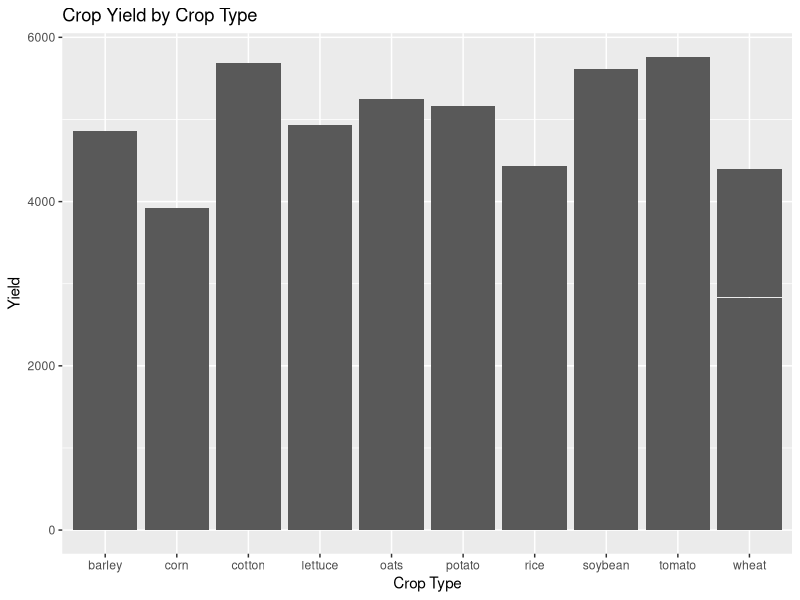
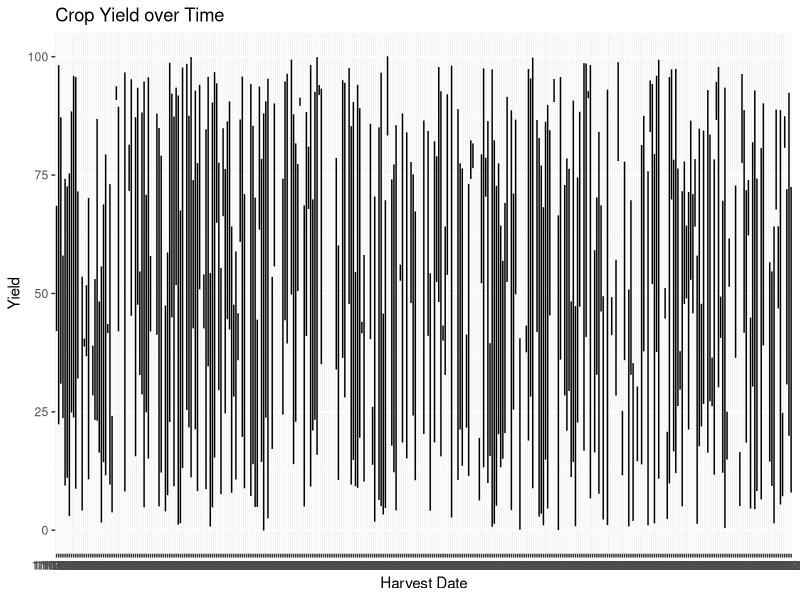
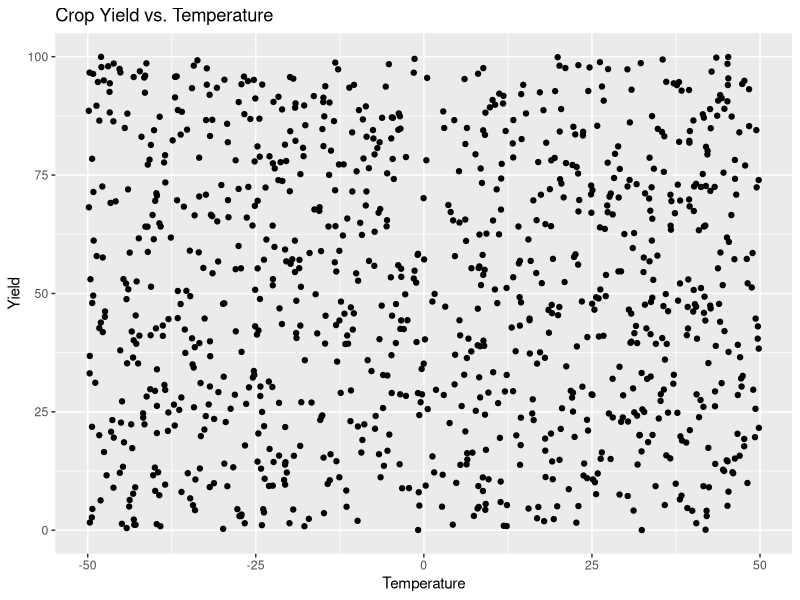
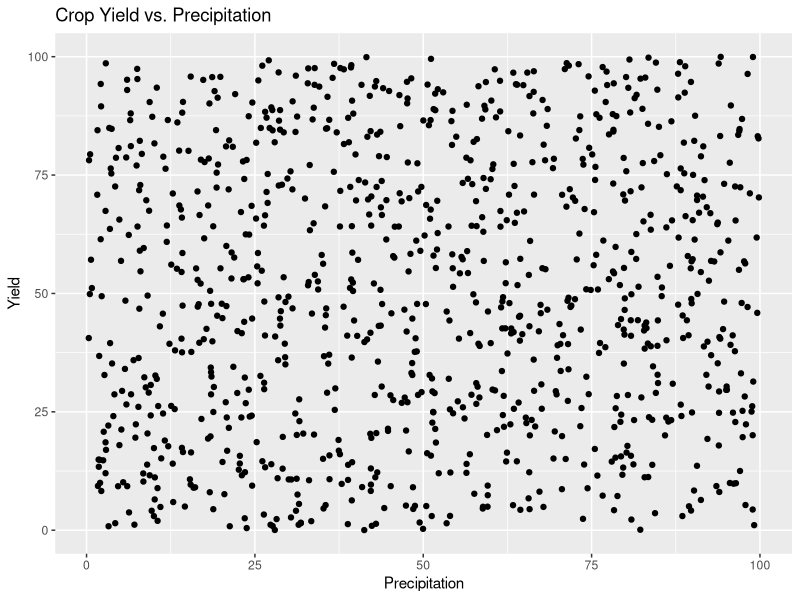
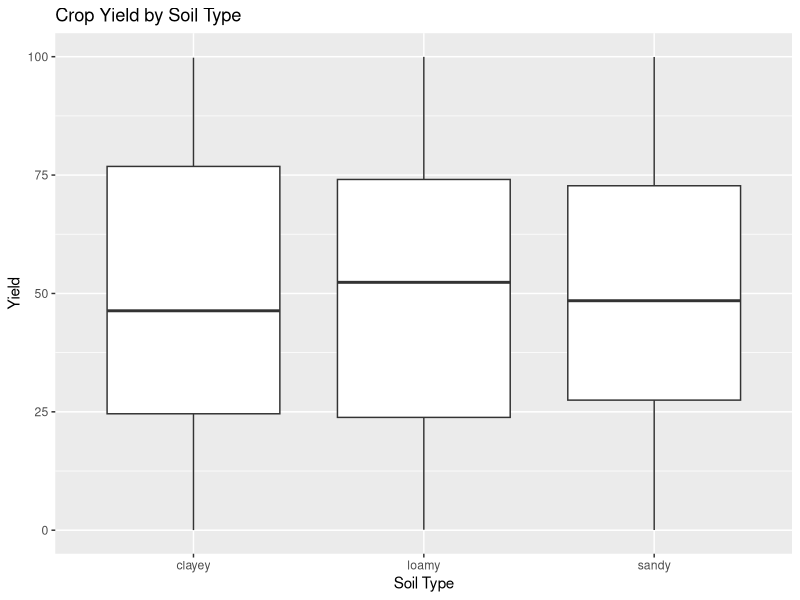
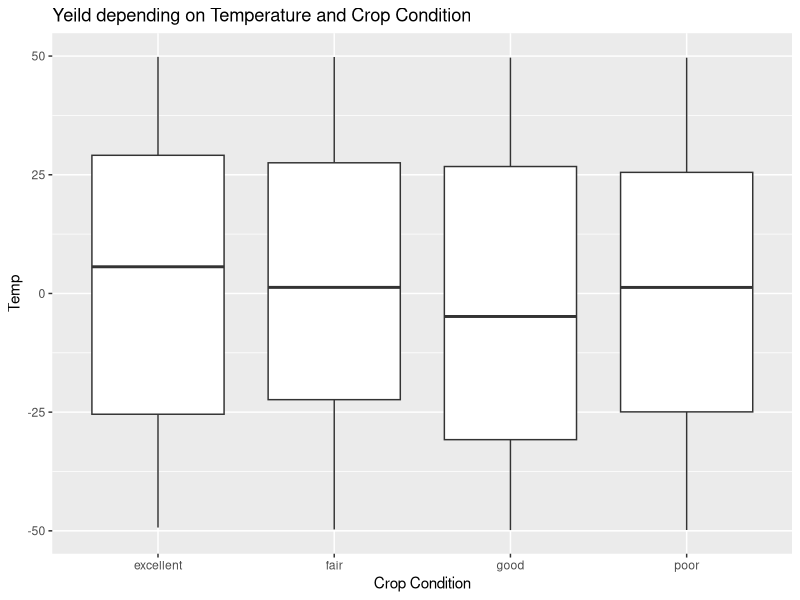
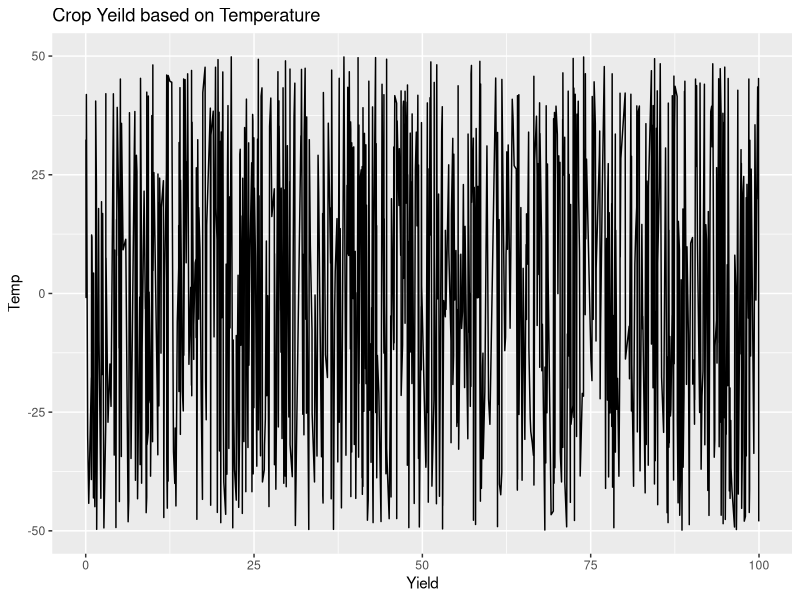

The R script that drew these images, in order: (Note: this script raises an error after producing the figures.)
library(ggplot2)

setwd("Data")

data<-read.csv("cropyeild.csv",header=TRUE,sep=",")

ggplot(data, aes(x = crop_type, y = yield)) +
  geom_bar(stat = "identity") +
  labs(title = "Crop Yield by Crop Type", x = "Crop Type", y = "Yield")

ggplot(data, aes(x = harvest_date, y = yield)) +
  geom_line() +
  labs(title = "Crop Yield over Time", x = "Harvest Date", y = "Yield")

ggplot(data, aes(x = temperature, y = yield)) +
  geom_point() +
  labs(title = "Crop Yield vs. Temperature", x = "Temperature", y = "Yield")

ggplot(data, aes(x = precipitation, y = yield)) +
  geom_point() +
  labs(title = "Crop Yield vs. Precipitation", x = "Precipitation", y = "Yield")

ggplot(data, aes(x = soil_type, y = yield)) +
  geom_boxplot() +
  labs(title = "Crop Yield by Soil Type", x = "Soil Type", y = "Yield")

ggplot(data,aes(y=temperature, x=crop_condition))+
  geom_boxplot() +
  labs(title="Yeild depending on Temperature and Crop Condition",y="Temp",x="Crop Condition")

ggplot(data,aes(y=temperature,x=yield)) +
  geom_line()+
  labs(title="Crop Yeild based on Temperature", y="Temp", x="Yield")

ggplot(df, aes(x = crop_type, y = yield, color = area)) +
  geom_point(size = 4) +
  labs(title = "Crop Yield vs. Crop Type", x = "Crop Type", y = "Yield", color = "Area")
